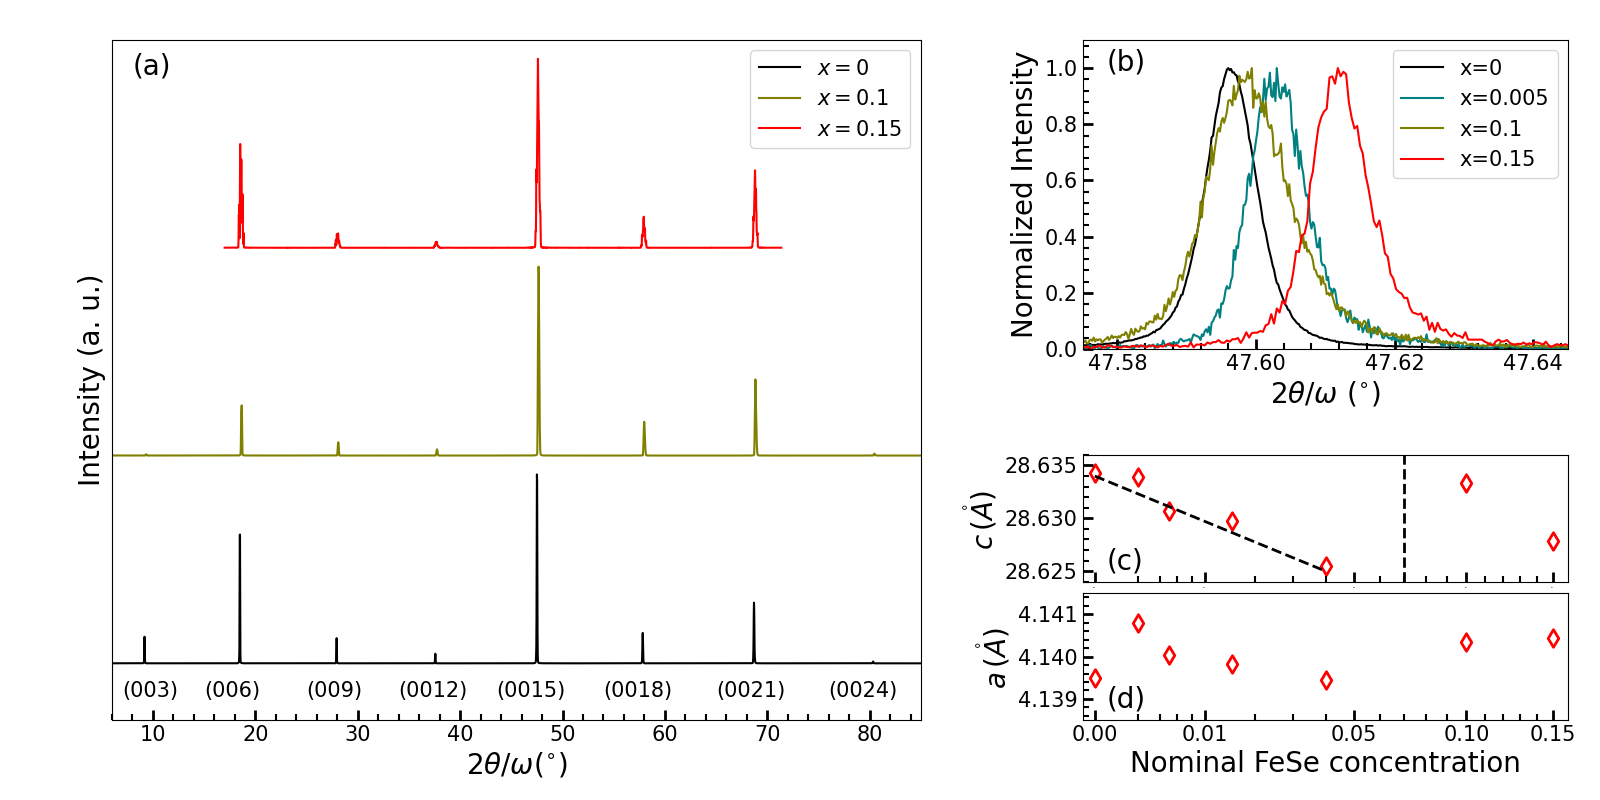

Python code for this plot:
import math
import numpy as np
import matplotlib as mpl
import matplotlib.pyplot as plt
import matplotlib.gridspec as gridspec
from matplotlib import rc

from matplotlib.patches import FancyArrowPatch, ArrowStyle

# rc('text', usetex=True)
# rc('text.latex',preamble=r'\usepackage[utf8]{inputenc}')
# rc('text.latex',preamble=r'\usepackage[russian]{babel}')

visible_ticks = {
   "top": False,
   "right": False
}

from matplotlib.ticker import AutoMinorLocator

####################################################################################
####################################################################################
### Fe_samples
####################################################################################
####################################################################################

Fe_samples = {
	# key -- sample number, (sr content, c, c_err, a, a_err)
	'272':	(0, 28.6343, 0, 4.1395, 0),
	'366':	(0.002, 28.63393, 0.00469, 4.14079,	4.0052E-4),
	'363':	(0.005, 28.6307, 0, 4.14003, 6.88165E-4),
	'365':	(0.015, 28.62972, 0.00175, 4.13983,	6.38553E-4),
	'370':	(0.04, 28.6255, 0, 4.13945,	0.00643),
	'367':	(0.1, 28.6333, 0, 4.14035, 7.07107E-5),
	'371':	(0.15, 28.62785, 0.00658, 4.14045, 4.94975E-4)
}

X = np.array([val[0] for val in Fe_samples.values()])
C = np.array([val[1] for val in Fe_samples.values()])
C_err = np.array([val[2] for val in Fe_samples.values()])
A = np.array([val[3] for val in Fe_samples.values()])
A_err = np.array([val[4] for val in Fe_samples.values()])

####################################################################################
### Load data
####################################################################################
diffr_272 = np.transpose(np.loadtxt("data\\272\\272_Diffr.txt"))
diffr_367 = np.transpose(np.loadtxt("data\\367\\367_Diffr.txt"))
diffr_370 = np.transpose(np.loadtxt("data\\370\\370_Diffr_Poly.txt"))
diffr_371 = np.transpose(np.loadtxt("data\\371\\371_Diffr.txt"))

scan_272 = np.transpose(np.loadtxt("data\\272\\Bi2Se3_272_(0015)_phi_220.2_(2q_w).txt"))
scan_363 = np.transpose(np.loadtxt("data\\363-s1\\363-s1_(0015)_(2q_w).txt"))
scan_367 = np.transpose(np.loadtxt("data\\367\\367_(0015)_X_-2.6_(2q_w).txt"))
scan_371 = np.transpose(np.loadtxt("data\\371\\371_(0015)_X_0.84_(2q_w).txt"))

####################################################################################
### Figure and grids
####################################################################################

fig = plt.figure(figsize=(16, 8), constrained_layout=False)
fig.patch.set_facecolor('white')
left_margin = 0.07
right_margin = 0.02
top_margin = 0.05
bottom_margin = 0.1
wspace = 1
hspace = 0.5

gs = fig.add_gridspec(nrows=4, ncols=5, left=left_margin, right=1-right_margin,
	bottom=bottom_margin, top=1-top_margin, wspace=wspace, hspace=hspace)
gs_tight = fig.add_gridspec(nrows=10, ncols=5, left=left_margin, right=1-right_margin,
	bottom=bottom_margin, top=1-top_margin, wspace=wspace, hspace=0.2)

####################################################################################
### Full scans
####################################################################################

ax_diffr = fig.add_subplot(gs[:, 0:3])
ax_diffr.annotate('(a)', xy=(0.025, 0.95), xycoords='axes fraction', fontsize=20)

ax_diffr.set_ylabel("Intensity (a. u.)", fontsize=20)
ax_diffr.set_xlabel(r"$2\theta/\omega (^{\circ})$", fontsize=20)
ax_diffr.tick_params(axis='y', which='major', direction='in', width=2, length=7, labelsize=15, **visible_ticks)
ax_diffr.tick_params(axis='x', which='major', direction='in', width=2, length=7, labelsize=15, **visible_ticks)
ax_diffr.tick_params(axis='both', which='minor', direction='in', width=1.5, length=4, labelsize=8, **visible_ticks)
ax_diffr.set_ylim(-0.3, 3.3)

ax_diffr.set_xticks(np.arange(0, 91, 10))
ax_diffr.set_xlim(6, 85)
x_minor_locator = AutoMinorLocator(5)
ax_diffr.xaxis.set_minor_locator(x_minor_locator)
ax_diffr.set_yticks([])

ax_diffr.plot(diffr_272[0], diffr_272[1]/max(diffr_272[1]), c='k', label=r"$x=0$")
ax_diffr.plot(diffr_367[0], diffr_367[1]/max(diffr_367[1])+1.1, c='olive', label=r"$x=0.1$")
ax_diffr.plot(diffr_371[0], diffr_371[1]/max(diffr_371[1])+2.2, c='red', label=r"$x=0.15$")

# ax_diffr.set_yscale('log')
ax_diffr.legend(loc="upper right", fontsize=15)

shifts = [3, 5, 5, 6, 6.5, 6, 5, 4]
for i in range(1, 9):
	ax_diffr.annotate(f'(00{3*i})', xy=(50/5*i-shifts[i-1], -0.18), fontsize=15)

# ####################################################################################
# ### 2 theta-omega scans
# ####################################################################################
ax_scan = fig.add_subplot(gs[0:2, 3:])
ax_scan.annotate('(b)', xy=(0.05, 0.9), xycoords='axes fraction', fontsize=20)

ax_scan.tick_params(axis='both', which='major', direction='in', width=2, length=7, labelsize=15, **visible_ticks)
ax_scan.tick_params(axis='both', which='minor', direction='in', width=1.5, length=4, labelsize=8, **visible_ticks)
ax_scan.set_xlabel(r"$2\theta/\omega$ $(^{\circ})$", fontsize=20)
ax_scan.set_ylabel(r"Normalized Intensity", fontsize=20)

x_minor_locator = AutoMinorLocator(5)
y_minor_locator = AutoMinorLocator(5)
ax_scan.xaxis.set_minor_locator(x_minor_locator)
ax_scan.yaxis.set_minor_locator(y_minor_locator)
ax_scan.set_xlim([47.575, 47.645])
ax_scan.set_ylim([0, 1.1])

ax_scan.plot(scan_272[0], scan_272[1]/max(scan_272[1]), c='k', label='x=0')
ax_scan.plot(scan_363[0], scan_363[1]/max(scan_363[1]), c='teal', label='x=0.005')
ax_scan.plot(scan_367[0], scan_367[1]/max(scan_367[1]), c='olive', label='x=0.1')
ax_scan.plot(scan_371[0], scan_371[1]/max(scan_371[1]), c='red', label='x=0.15')

ax_scan.legend(loc="upper right", fontsize=15)

# ####################################################################################
# ### c-axis and a-axis parametres
# ####################################################################################
ax_c = fig.add_subplot(gs_tight[6:8, 3:])
ax_a = fig.add_subplot(gs_tight[8:, 3:])
ax_c.annotate('(c)', xy=(0.05, 0.1), xycoords='axes fraction', fontsize=20)
ax_a.annotate('(d)', xy=(0.05, 0.1), xycoords='axes fraction', fontsize=20)

x_min = -1e-4
x_max = 0.16

# c-axis
ax_c.set_xscale(mpl.scale.FuncScale(ax_c, (lambda x: np.sqrt(x-x_min), lambda x: x_min+x**2)))
# x_minor_locator = AutoMinorLocator(5)
# ax_c.xaxis.set_minor_locator(x_minor_locator)
y_minor_locator = AutoMinorLocator(5)
ax_c.yaxis.set_minor_locator(y_minor_locator)
ax_c.set_xlim(x_min, x_max)
ax_c.set_ylim(28.624, 28.636)
ax_c.set_xticks([0, 0.01, 0.05, 0.1, 0.15])
ax_c.set_xticks(np.concatenate([np.arange(0, 0.011, 0.002), np.arange(0, 0.15, 0.01)]), minor=True)

ax_c.set_ylabel(r"$c\,(\mathring{A})$ ", fontsize=20)
ax_c.tick_params(axis='both', which='major', direction='in', width=2, length=7, labelsize=15, **visible_ticks)
ax_c.tick_params(axis='x', labelsize=0)
ax_c.tick_params(axis='both', which='minor', direction='in', width=1.5, length=4, labelsize=8, **visible_ticks)

ax_c.scatter(X, C, s=80, marker='d', ec='r', fc='w', lw=2) 
ax_c.axvline(x=0.07, lw=2, ls='--', c='k')

c_line = ([0, 0.04], [28.634, 28.625])
ax_c.plot(c_line[0], c_line[1], ls='--', lw=2, c='k')

# a-axis
ax_a.set_xscale(mpl.scale.FuncScale(ax_a, (lambda x: np.sqrt(x-x_min), lambda x: x_min+x**2)))
# x_minor_locator = AutoMinorLocator(5)
# ax_a.xaxis.set_minor_locator(x_minor_locator)
y_minor_locator = AutoMinorLocator(5)
ax_a.yaxis.set_minor_locator(y_minor_locator)
ax_a.set_xlim(x_min, x_max)
# ax_a.set_ylim(28.624, 28.636)

ax_a.set_xlabel(r"Nominal FeSe concentration", fontsize=20)
ax_a.set_ylabel(r"$a\,(\mathring{A})$ ", fontsize=20)
ax_a.tick_params(axis='both', which='major', direction='in', width=2, length=7, labelsize=15, **visible_ticks)
ax_a.tick_params(axis='both', which='minor', direction='in', width=1.5, length=4, labelsize=8, **visible_ticks)

ax_a.set_xticks([0, 0.01, 0.05, 0.1, 0.15])
ax_a.set_xticks(np.concatenate([np.arange(0, 0.011, 0.002), np.arange(0, 0.15, 0.01)]), minor=True)
ax_a.set_ylim(4.1385, 4.1415)
ax_a.scatter(X, A, s=80, marker='d', ec='r', fc='w', lw=2) 

fig.savefig('Fe_x-ray.png')
# fig.savefig('Fe_x-ray.pdf')
plt.show()

